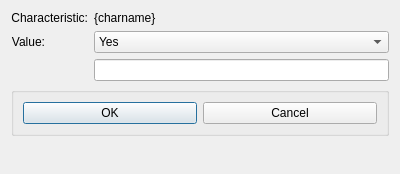
<?xml version="1.0" encoding="UTF-8"?>
<ui version="4.0">
 <class>EditHouseholdCharacteristic</class>
 <widget class="QDialog" name="EditHouseholdCharacteristic">
  <property name="geometry">
   <rect>
    <x>0</x>
    <y>0</y>
    <width>400</width>
    <height>174</height>
   </rect>
  </property>
  <property name="windowTitle">
   <string>Edit Characteristic</string>
  </property>
  <layout class="QFormLayout" name="formLayout">
   <item row="0" column="0">
    <widget class="QLabel" name="label">
     <property name="text">
      <string>Characteristic:</string>
     </property>
     <property name="alignment">
      <set>Qt::AlignRight|Qt::AlignTrailing|Qt::AlignVCenter</set>
     </property>
    </widget>
   </item>
   <item row="0" column="1">
    <widget class="QLabel" name="lblCharName">
     <property name="text">
      <string>{charname}</string>
     </property>
    </widget>
   </item>
   <item row="1" column="0">
    <widget class="QLabel" name="label_2">
     <property name="text">
      <string>Value:</string>
     </property>
     <property name="alignment">
      <set>Qt::AlignRight|Qt::AlignTrailing|Qt::AlignVCenter</set>
     </property>
     <property name="buddy">
      <cstring>cboYesNoVal</cstring>
     </property>
    </widget>
   </item>
   <item row="1" column="1">
    <widget class="QComboBox" name="cboYesNoVal">
     <item>
      <property name="text">
       <string>Yes</string>
      </property>
     </item>
     <item>
      <property name="text">
       <string>No</string>
      </property>
     </item>
    </widget>
   </item>
   <item row="2" column="1">
    <widget class="QLineEdit" name="txtValue"/>
   </item>
   <item row="3" column="0" colspan="2">
    <widget class="QGroupBox" name="groupBox">
     <property name="title">
      <string/>
     </property>
     <layout class="QHBoxLayout" name="horizontalLayout">
      <item>
       <widget class="QPushButton" name="cmdOk">
        <property name="text">
         <string>OK</string>
        </property>
       </widget>
      </item>
      <item>
       <widget class="QPushButton" name="cmdCancel">
        <property name="text">
         <string>Cancel</string>
        </property>
       </widget>
      </item>
     </layout>
    </widget>
   </item>
  </layout>
 </widget>
 <tabstops>
  <tabstop>cboYesNoVal</tabstop>
  <tabstop>txtValue</tabstop>
  <tabstop>cmdOk</tabstop>
  <tabstop>cmdCancel</tabstop>
 </tabstops>
 <resources/>
 <connections>
  <connection>
   <sender>cmdCancel</sender>
   <signal>clicked()</signal>
   <receiver>EditHouseholdCharacteristic</receiver>
   <slot>mdiClose()</slot>
   <hints>
    <hint type="sourcelabel">
     <x>381</x>
     <y>153</y>
    </hint>
    <hint type="destinationlabel">
     <x>228</x>
     <y>87</y>
    </hint>
   </hints>
  </connection>
  <connection>
   <sender>cmdOk</sender>
   <signal>clicked()</signal>
   <receiver>EditHouseholdCharacteristic</receiver>
   <slot>saveCharacteristic()</slot>
   <hints>
    <hint type="sourcelabel">
     <x>82</x>
     <y>153</y>
    </hint>
    <hint type="destinationlabel">
     <x>137</x>
     <y>93</y>
    </hint>
   </hints>
  </connection>
 </connections>
 <slots>
  <slot>saveCharacteristic()</slot>
  <slot>mdiClose()</slot>
 </slots>
</ui>
